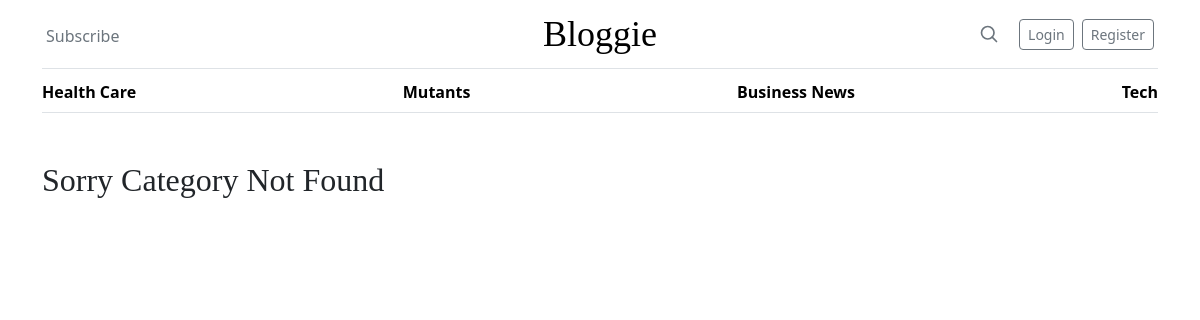
Page /category/labor/ on the earlier database version.
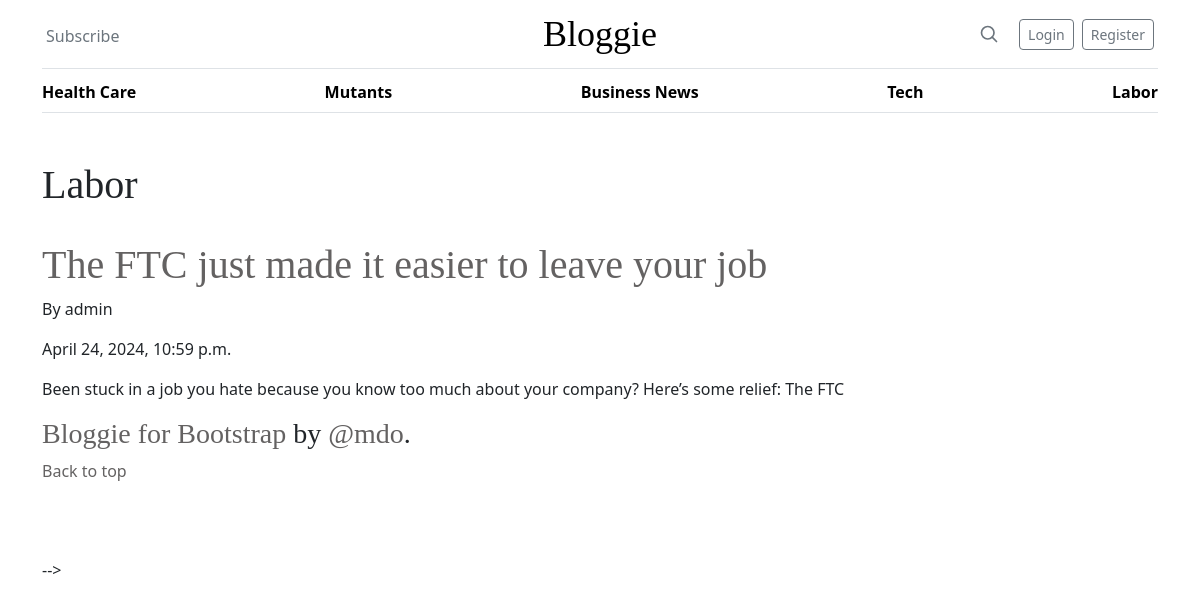
Same page on the later database version.
### blog/models.py (models this page shows, shortened)
class Category(models.Model):
    name = models.CharField(max_length=255)
    def __str__(self):
        return self.name

class Post(models.Model):
    title = models.CharField(max_length=255)
    title_tag = models.CharField(max_length=255, default='')
    header_image = models.ImageField(null=True, blank=True, upload_to='images/')
    author = models.ForeignKey(User, on_delete=models.CASCADE)
    date_posted = models.DateTimeField(auto_now_add=True)
    body = RichTextField(blank=True, null=True)
    category = models.CharField(max_length=255, default='default category')
    snippet = models.CharField(max_length=255, default='Click to Read the blog post')
    likes = models.ManyToManyField(User, related_name='blog_post')

### blog/views.py (the view)
# urls.py: path('category/<str:categories>/', CategoryView, name = 'category'),
def CategoryView(request, categories):
    category_posts = Post.objects.filter(category=categories.replace('-', ' '))
    return render(request, 'blog/categories.html', {'category': categories.title().replace('-', ' '), 'category_posts': category_posts})

### blog/context_processors.py (called while the page is built)
def category_menu(request):
    category_menu_list = Category.objects.all()
    return {'category_menu_list': category_menu_list}

### blog/templates/blog/categories.html (shortened to what this page needs)
{% extends "blog/base.html" %}
{% block content %}
<div class="container mt-5">
    {% if category_posts %}
        <h1>{{ category }}</h1>
        {% for post in category_posts %}
                <div>
                    <a href="{% url 'article-detail' post.pk %}"><h1>{{ post.title }}</h1></a>
                    <p>By {{ post.author }}</p>
                    <p>{{ post.date_posted }}</p>
                    <p>{{ post.body|slice:":200"|safe }}</p>
                </div>
                <hr>
        {% endfor %}
    {% else %}
        <h2>Sorry Category Not Found</h2>
    {% endif %}
</div>
{% endblock %}

### blog/templates/blog/base.html (shortened to what this page needs)
{% load static %}
<!DOCTYPE html>
<html>
<head>
    <link rel="stylesheet" href="{% static 'blog/nav.css' %}">
    <link rel="stylesheet" href="{% static 'blog/bootstrap.min.css' %}">
    <link rel="stylesheet" href="{% static 'blog/style.css' %}">
    <link href="https://cdn.jsdelivr.net/npm/bootstrap@5.3.3/dist/css/bootstrap.min.css" rel="stylesheet">
</head>
<body class="vh-100">
    <div class="container">
        <header class="border-bottom lh-1 py-3">
            <div class="row flex-nowrap justify-content-between align-items-center">
            <div class="col-4 pt-1">
                {% if user.is_authenticated%}
                    <a class="link-secondary mx-1 text-decoration-none" href="{% url 'add-post'%}" class="nav-link">Add Post</a>
                    <a class="link-secondary mx-1 text-decoration-none" href="{% url 'add-category'%}" class="nav-link">Add Category</a>
                    <a class="link-secondary mx-1 text-decoration-none" href="{% url 'logout'%}" class="nav-link">Logout</a>
                {% else %}
                    <a class="link-secondary mx-1 text-decoration-none" href="#">Subscribe</a>
                {% endif %}
            </div>
            <div class="col-4 text-center">
                <a class="blog-header-logo text-body-emphasis text-decoration-none" href="{% url 'home' %}">Bloggie</a>
            </div>
                <div class="col-4 d-flex justify-content-end align-items-center">
                    <a class="link-secondary" href="#" aria-label="Search">
                    <svg xmlns="http://www.w3.org/2000/svg" width="20" height="20" fill="none" stroke="currentColor" stroke-linecap="round" stroke-linejoin="round" stroke-width="2" class="mx-3" role="img" viewBox="0 0 24 24"><title>Search</title><circle cx="10.5" cy="10.5" r="7.5"/><path d="M21 21l-5.2-5.2"/></svg>
                    </a>
                    {% if not user.is_authenticated%}
                            <a class="btn btn-sm btn-outline-secondary mx-1" href="{% url 'login'%}">Login</a>
                            <a class="btn btn-sm btn-outline-secondary mx-1" href="{% url 'register'%}" class="nav-link">Register</a>
                    {% endif %}
                </div>
            </div>
        </header>
        <div class="nav-scroller py-1 mb-3 border-bottom">
            <nav class="nav nav-underline justify-content-between">
                {% block category_menu %}
                    {% for item in category_menu_list %}
                        <a class="nav-item nav-link link-body-emphasis active" href="{% url 'category' item|slugify  %}">{{ item|title }}</a>
                    {% endfor %}
                {% endblock %}
            </nav>
        </div>
    </div>
        {% block content %}{% endblock %}
    <!--
    <footer class="py-5 text-center text-body-secondary bg-body-tertiary footer-container">
        <div class="wrapper">
            <div id="content">
                <h3>Bloggie for <a href="https://getbootstrap.com/">Bootstrap</a> by <a href="https://twitter.com/mdo">@mdo</a>.</h3>
                <p class="mb-0">
                    <a href="#">Back to top</a>
                </p>
            </div>
        </div>
    </footer>-->
</body>
</html>

### blog/static/blog/nav.css (style rules this page uses)
.blog-header-logo { font-family: "Playfair Display", Georgia, "Times New Roman", serif; font-size: 2.25rem; }
h1, h2, h3, h4, h5, h6 { font-family: "Playfair Display", Georgia, "Times New Roman", serif; }

### blog/static/blog/style.css (style rules this page uses)
html, body { padding: 0; margin: 0; height: 100%; }
.container.mt-5 a { color: #646262; text-decoration: none; }
.nav-scroller { position: relative; z-index: 2; height: 2.75rem; overflow-y: hidden; }
.nav-scroller .nav { display: flex; flex-wrap: nowrap; padding-bottom: 1rem; margin-top: -1px; overflow-x: auto; text-align: center; white-space: nowrap; -webkit-overflow-scrolling: touch; }
.wrapper { min-height: 100%; position:relative; }
#content { padding-bottom: 75px; }

Differences in the rows shown:
added Category: name "Labor"
added Post: title "The FTC just made it easier to leave your job", author "admin", date_posted "April 24, 2024, 10:59 p.m.", body "Been stuck in a job you hate because you know too much about your company? Here’s some relief: The FTC"
Other differences:
{{ category }}: (not shown) → "Labor"
text no longer shown: "Sorry Category Not Found"
text now shown: "Bloggie for Bootstrap by @mdo . Back to top -->"
